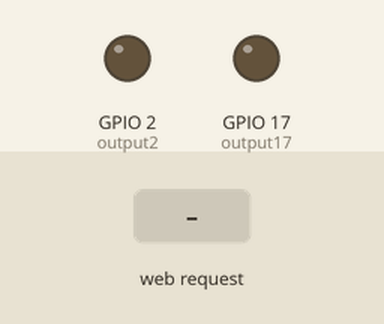
Bench run of a sketch on a simulated ESP32. On the bench: output pins drawn as LEDs (lit = HIGH). The test bench sets the inputs (shaded band). WiFi joins after 1.5 s; servers stay silent unless stated; what the sketch prints to the serial monitor is not drawn.

Above: at 2.7 s.
2.8 s: HTTP request GET /2/on received
At 3.1 s:
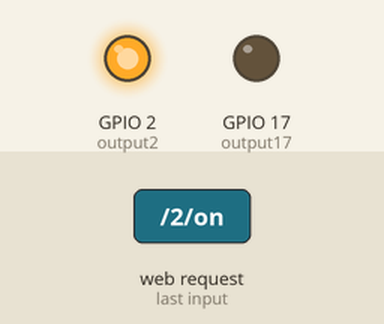
4.3 s: HTTP request GET /17/on received
At 5.4 s:
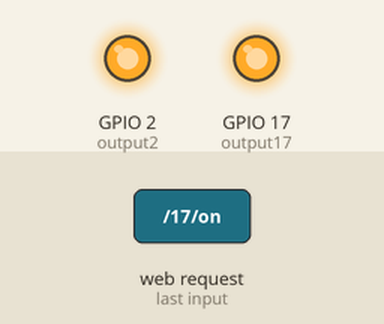
5.8 s: HTTP request GET /2/off received
At 6.5 s:
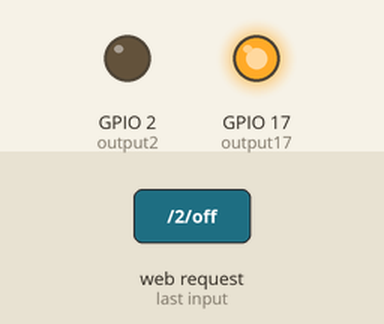
7.3 s: HTTP request GET /17/off received
At 7.7 s:
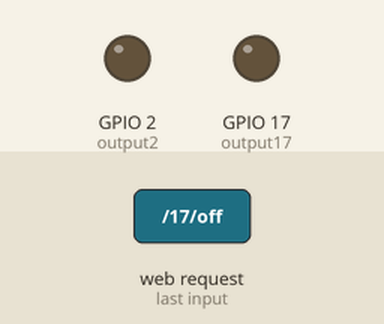
Timing chart, 0 to 9.8 s (numbered marks = the images above; inputs shaded):
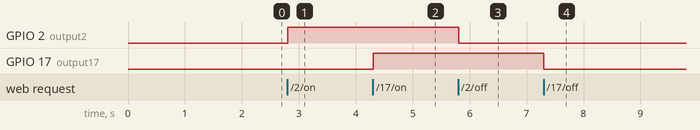

Measured:
- after the input at 2.8 s, GPIO 2 (output2): LOW → HIGH at once
- after the input at 4.3 s, GPIO 17 (output17): LOW → HIGH at once
- after the input at 5.8 s, GPIO 2 (output2): HIGH → LOW at once
- after the input at 7.3 s, GPIO 17 (output17): HIGH → LOW at once

The sketch:

test01.ino.ino
```cpp
#include <WiFi.h>

const char* ssid = "Iphone";
const char* password = "10112542";
WiFiServer server(80);

String header;
String output2State = "off";
String output17State = "off";

const int output2 = 2;
const int output17 = 17;

// Current time
unsigned long currentTime = millis();
// Previous time
unsigned long previousTime = 0;
// Define timeout time in milliseconds (example: 2000ms = 2s)
const long timeoutTime = 2000;

void setup() {
  Serial.begin(115200);
  // Initialize the output variables as outputs
  pinMode(output2, OUTPUT);
  pinMode(output17, OUTPUT);
  // Set outputs to LOW
  digitalWrite(output2, LOW);
  digitalWrite(output17, LOW);


  Serial.print("Connecting to ");
  Serial.println(ssid);
  WiFi.begin(ssid, password);
  while (WiFi.status() != WL_CONNECTED) {
    delay(500);
    Serial.print(".");
  }


  Serial.println("");
  Serial.println("WiFi connected.");
  Serial.println("IP address: ");
  Serial.println(WiFi.localIP());
  server.begin();
}

void loop(){
  WiFiClient client = server.available();

  if (client) {
    currentTime = millis();
    previousTime = currentTime;
    Serial.println("New Client.");
    String currentLine = "";
    while (client.connected() && currentTime - previousTime <= timeoutTime) {
      currentTime = millis();
      if (client.available()) {
        char c = client.read();
        Serial.write(c);
        header += c;
        if (c == '\n') {
          if (currentLine.length() == 0) {
            client.println("HTTP/1.1 200 OK");
            client.println("Content-type:text/html");
            client.println("Connection: close");
            client.println();

            if (header.indexOf("GET /2/on") >= 0) {
              Serial.println("GPIO 2 on");
              output2State = "on";
              digitalWrite(output2, HIGH);
            } else if (header.indexOf("GET /2/off") >= 0) {
              Serial.println("GPIO 2 off");
              output2State = "off";
              digitalWrite(output2, LOW);
            } else if (header.indexOf("GET /17/on") >= 0) {
              Serial.println("GPIO 17 on");
              output17State = "on";
              digitalWrite(output17, HIGH);
            } else if (header.indexOf("GET /17/off") >= 0) {
              Serial.println("GPIO 17 off");
              output17State = "off";
              digitalWrite(output17, LOW);
            }

            // Display the HTML web page
            client.println("<!DOCTYPE html><html>");
            client.println("<head><meta name=\"viewport\" content=\"width=device-width, initial-scale=1\">");
            client.println("<link rel=\"icon\" href=\"data:,\">");
            client.println("<style>html { font-family: Helvetica; display: inline-block; margin: 0px auto; text-align: center;}");
            client.println(".button { background-color: #4CAF50; border: none; color: white; padding: 16px 40px;");
            client.println("text-decoration: none; font-size: 30px; margin: 2px; cursor: pointer;}");
            client.println(".button2 {background-color: #555555;}</style></head>");
            client.println("<body><h1>ESP32 Web Server</h1>");


            client.println("<p>GPIO 2 - State " + output2State + "</p>");
            if (output2State=="off") {
              client.println("<p><a href=\"/2/on\"><button class=\"button\">ON</button></a></p>");
            } else {
              client.println("<p><a href=\"/2/off\"><button class=\"button button2\">OFF</button></a></p>");
            }


            client.println("<p>GPIO 17 - State " + output17State + "</p>");
            if (output17State=="off") {
              client.println("<p><a href=\"/17/on\"><button class=\"button\">ON</button></a></p>");
            } else {
              client.println("<p><a href=\"/17/off\"><button class=\"button button2\">OFF</button></a></p>");
            }
            client.println("</body></html>");
            client.println();
            break;
          } else {
            currentLine = "";
          }
        } else if (c != '\r') {
          currentLine += c;
        }
      }
    }
       header = "";

    client.stop();
    Serial.println("Client disconnected.");
    Serial.println("");
  }
}
```
